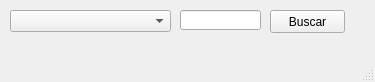
<?xml version="1.0" encoding="UTF-8"?>
<ui version="4.0">
 <class>MainWindow</class>
 <widget class="QMainWindow" name="MainWindow">
  <property name="geometry">
   <rect>
    <x>0</x>
    <y>0</y>
    <width>375</width>
    <height>82</height>
   </rect>
  </property>
  <property name="windowTitle">
   <string>MainWindow</string>
  </property>
  <widget class="QWidget" name="centralwidget">
   <widget class="QComboBox" name="comboBox">
    <property name="geometry">
     <rect>
      <x>10</x>
      <y>10</y>
      <width>161</width>
      <height>22</height>
     </rect>
    </property>
   </widget>
   <widget class="QLineEdit" name="lineEdit">
    <property name="geometry">
     <rect>
      <x>180</x>
      <y>10</y>
      <width>81</width>
      <height>20</height>
     </rect>
    </property>
   </widget>
   <widget class="QPushButton" name="pushButton">
    <property name="geometry">
     <rect>
      <x>270</x>
      <y>10</y>
      <width>75</width>
      <height>23</height>
     </rect>
    </property>
    <property name="text">
     <string>Buscar</string>
    </property>
   </widget>
  </widget>
  <widget class="QMenuBar" name="menubar">
   <property name="geometry">
    <rect>
     <x>0</x>
     <y>0</y>
     <width>375</width>
     <height>21</height>
    </rect>
   </property>
  </widget>
  <widget class="QStatusBar" name="statusbar"/>
 </widget>
 <resources/>
 <connections/>
</ui>
